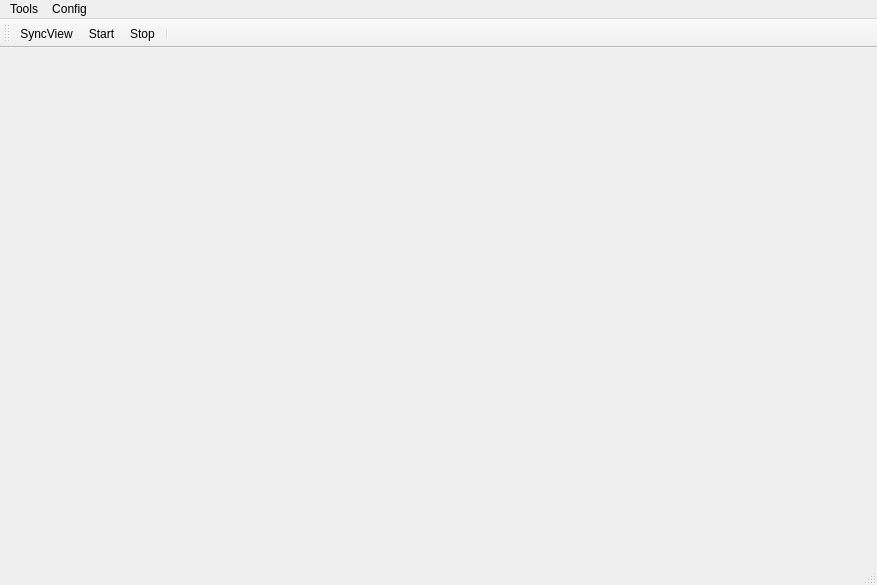
<?xml version="1.0" encoding="UTF-8"?>
<ui version="4.0">
 <class>MainWindow</class>
 <widget class="QMainWindow" name="MainWindow">
  <property name="geometry">
   <rect>
    <x>0</x>
    <y>0</y>
    <width>877</width>
    <height>585</height>
   </rect>
  </property>
  <property name="windowTitle">
   <string>MainWindow</string>
  </property>
  <widget class="QWidget" name="centralWidget">
   <layout class="QGridLayout" name="gridLayout">
    <item row="0" column="0">
     <layout class="QHBoxLayout" name="horizontalLayout" stretch="0,1">
      <item>
       <layout class="QHBoxLayout" name="horizontalLayout_device_monitor">
        <item>
         <layout class="QVBoxLayout" name="verticalLayout_water_meter"/>
        </item>
        <item>
         <layout class="QVBoxLayout" name="verticalLayout_gas_meter"/>
        </item>
        <item>
         <spacer name="horizontalSpacer">
          <property name="orientation">
           <enum>Qt::Horizontal</enum>
          </property>
          <property name="sizeHint" stdset="0">
           <size>
            <width>40</width>
            <height>20</height>
           </size>
          </property>
         </spacer>
        </item>
       </layout>
      </item>
      <item>
       <layout class="QVBoxLayout" name="verticalLayout_report"/>
      </item>
     </layout>
    </item>
   </layout>
  </widget>
  <widget class="QMenuBar" name="menuBar">
   <property name="geometry">
    <rect>
     <x>0</x>
     <y>0</y>
     <width>877</width>
     <height>28</height>
    </rect>
   </property>
   <widget class="QMenu" name="menuTools">
    <property name="title">
     <string>Tools</string>
    </property>
    <addaction name="actionHelpTools"/>
   </widget>
   <widget class="QMenu" name="menuCOnfig">
    <property name="title">
     <string>Config</string>
    </property>
    <addaction name="actionAddWaterDevice"/>
   </widget>
   <addaction name="menuTools"/>
   <addaction name="menuCOnfig"/>
  </widget>
  <widget class="QToolBar" name="mainToolBar">
   <attribute name="toolBarArea">
    <enum>TopToolBarArea</enum>
   </attribute>
   <attribute name="toolBarBreak">
    <bool>false</bool>
   </attribute>
   <addaction name="actionSyncView"/>
   <addaction name="actionStart"/>
   <addaction name="actionStop"/>
   <addaction name="separator"/>
  </widget>
  <widget class="QStatusBar" name="statusBar"/>
  <action name="actionHelpTools">
   <property name="text">
    <string>HelpTools</string>
   </property>
  </action>
  <action name="actionAddWaterDevice">
   <property name="text">
    <string>AddWaterDevice</string>
   </property>
  </action>
  <action name="actionUpdateDeviceStatus">
   <property name="text">
    <string>UpdateDeviceStatus</string>
   </property>
  </action>
  <action name="actionSyncView">
   <property name="text">
    <string>SyncView</string>
   </property>
  </action>
  <action name="actionStart">
   <property name="text">
    <string>Start</string>
   </property>
  </action>
  <action name="actionStop">
   <property name="text">
    <string>Stop</string>
   </property>
  </action>
 </widget>
 <layoutdefault spacing="6" margin="11"/>
 <resources/>
 <connections/>
</ui>
